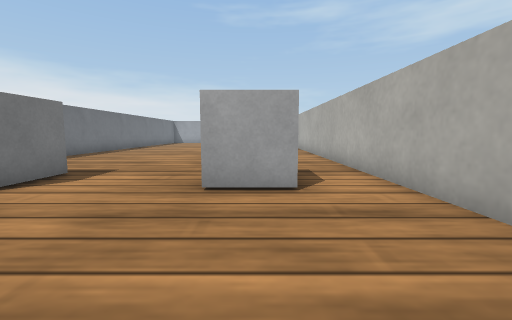
View 1 (above)

24 first-person views from a walk through a robot-simulator world made for Webots. The camera is 0.18 m above the floor, tilts 6° down and sees 90° across. The floor is counted in squares, 0.2 m on a side. Each view is taken from the middle of a square. On the plan, view 1 faces up. The plan holds only what a view shows up to about 10 squares ahead; the rest is blank. Robots are left out. Simple shapes and patterns stand in for the simulator's stock objects.

View 2
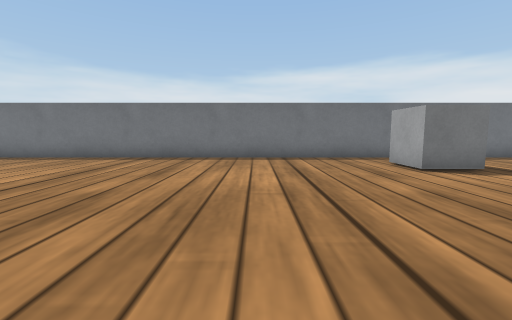

View 3
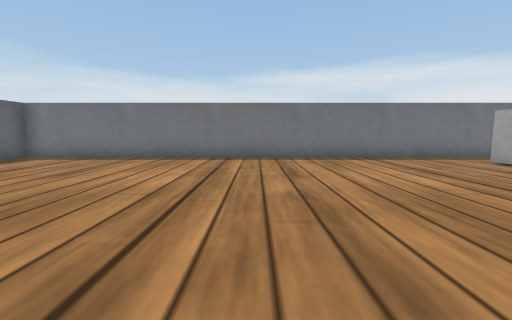

View 4
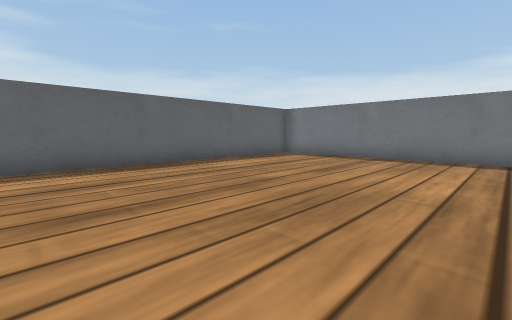

View 5
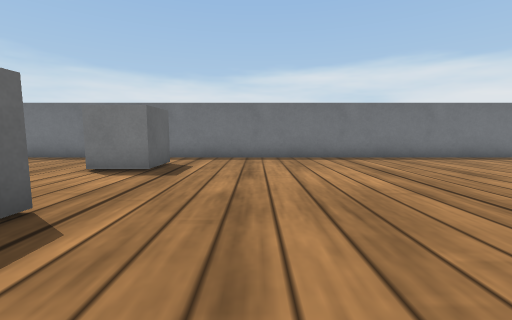

View 6
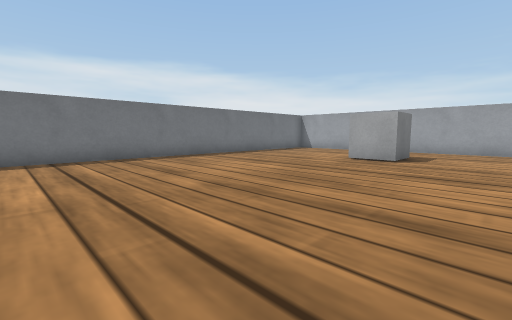

View 7
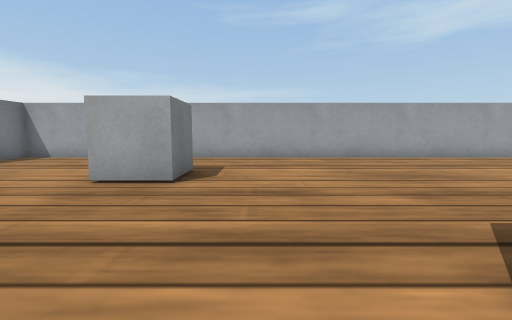

View 8
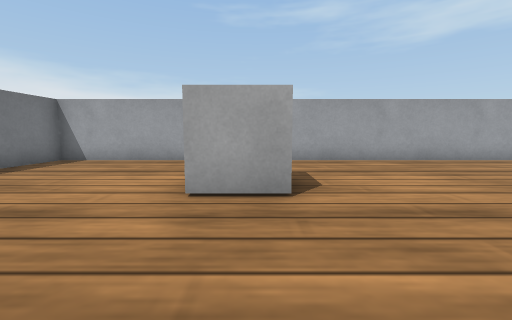

View 9
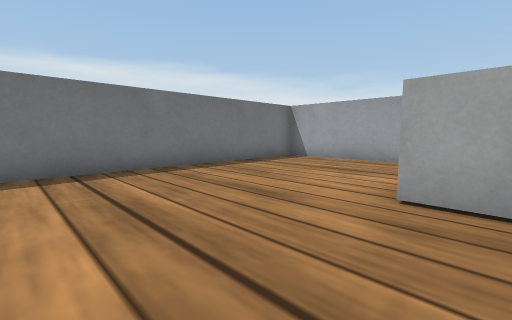

View 10
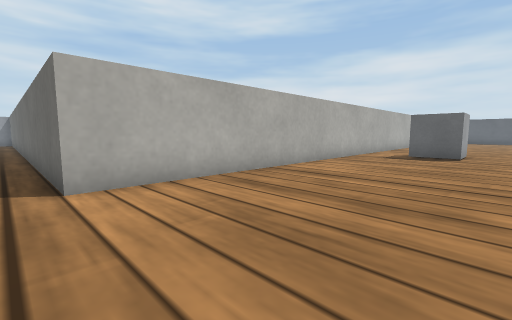

View 11
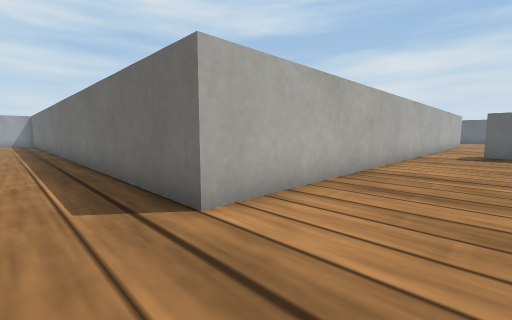

View 12
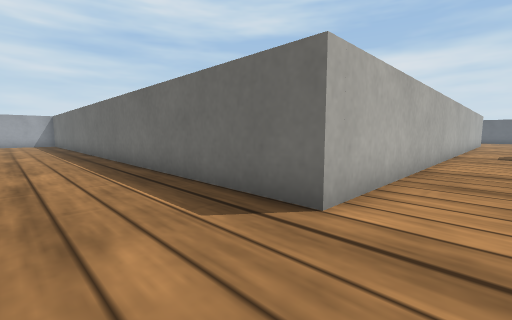

View 13
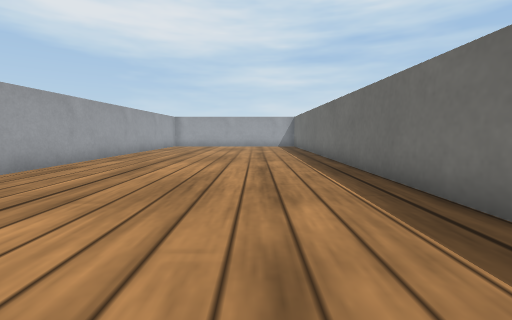

View 14
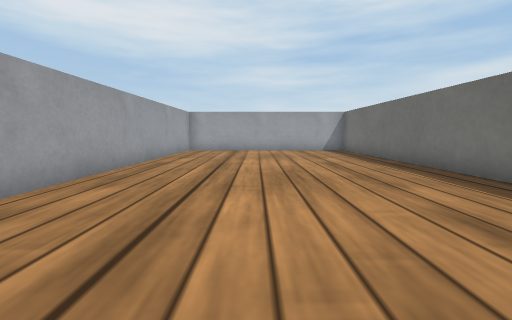

View 15
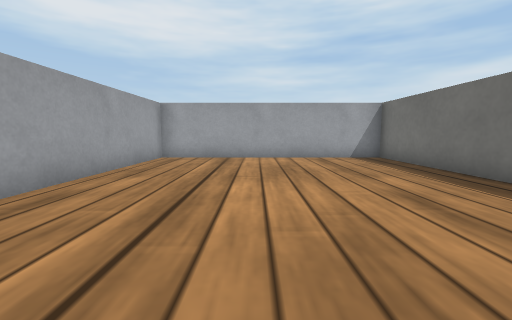

View 16
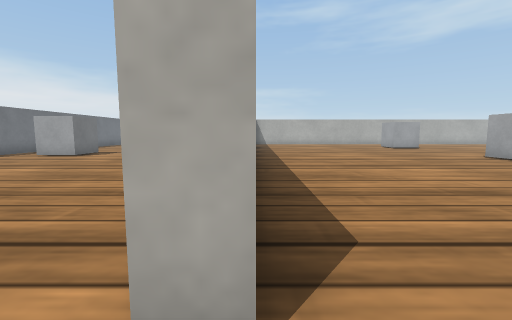

View 17
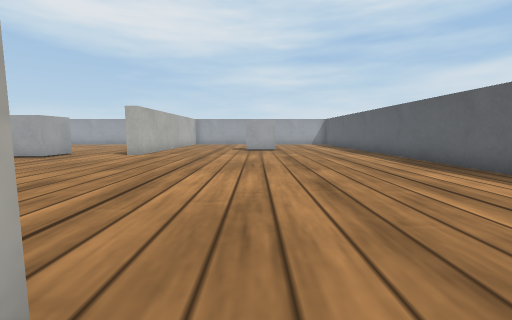

View 18
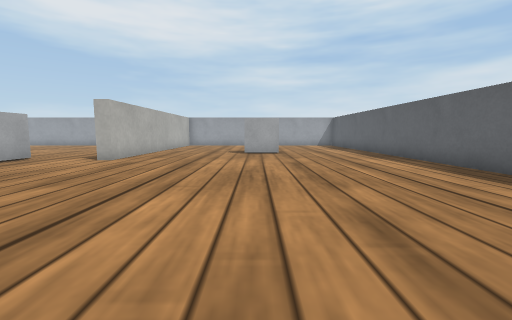

View 19
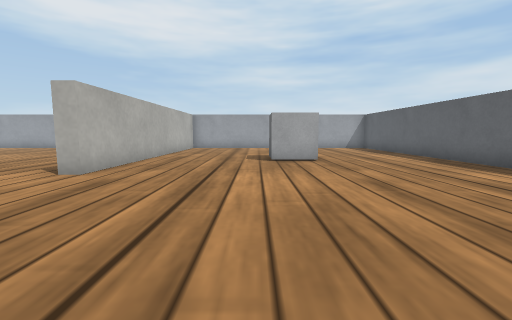

View 20
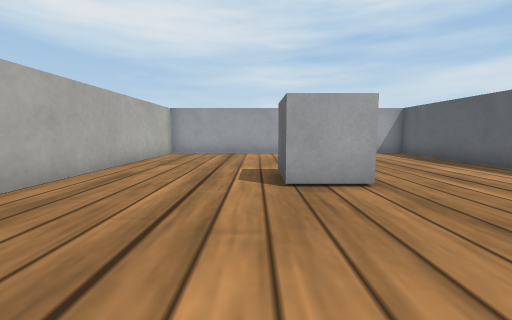

View 21
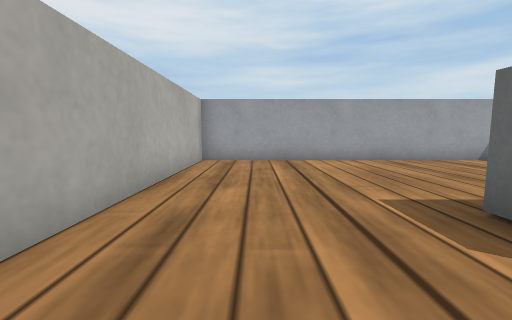

View 22
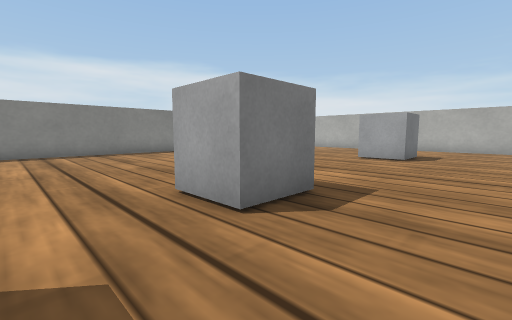

View 23
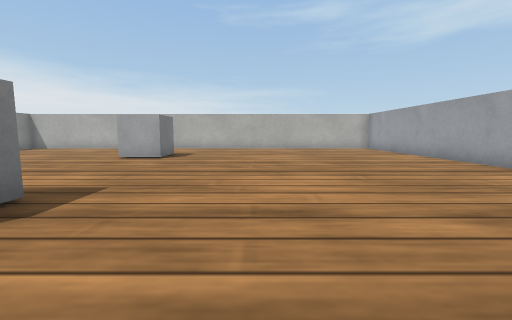

View 24
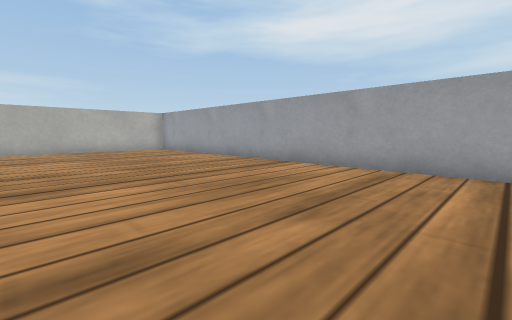

### Floor plan
Ten units are one square. View 1 is at (0, 0); x grows to the right and y downward. Boxes are objects, and circles mark ways between rooms. Rooms are numbered by the first view taken in them; rooms with no view inside come last. Other rooms are left out.
<svg viewBox="-80 -240 310 360">
<path fill="none" stroke="#000" d="M25 -24 25 -154 225 -154 225 -235 -14 -235M-34 -235 -75 -235 -75 115 -64 115M-49 115 21 115M225 -9 225 -101M30 -24 30 1M30 51 25 51M74 115 211 115M165 -149 159 -149M225 108 225 12 125 12 125 6"/>
<rect x="-55" y="-55" width="20" height="20" fill="#bbb"><title>grey box</title></rect>
<rect x="-25" y="-205" width="20" height="20" fill="#bbb"><title>grey box</title></rect>
<rect x="-15" y="-55" width="20" height="20" fill="#bbb"><title>grey box</title></rect>
<rect x="105" y="-105" width="20" height="20" fill="#bbb"><title>grey box</title></rect>
<rect x="115" y="-35" width="20" height="20" fill="#bbb"><title>grey box</title></rect>
<rect x="145" y="55" width="30" height="20" fill="#bbb"><title>grey box</title></rect>
<circle cx="30" cy="85" r="3" fill="#2a7"/>
<text x="20" y="-100">1</text>
<text x="130" y="-10">2</text>
</svg>
Room 1 opens to room 2.

Where each view was taken, in squares from view 1:
view 1: 0 up, 0 right, facing up
view 2: 0 up, 2 right, facing left
view 3: 3 down, 2 right, facing left
view 4: 4 down, 2 right, facing down-left
view 5: 8 up, 2 right, facing left
view 6: 10 up, 2 right, facing up-left
view 7: 14 up, 1 right, facing up
view 8: 15 up, 1 left, facing up
view 9: 15 up, 1 left, facing up-left
view 10: 16 up, 2 left, facing down-right
view 11: 17 up, 0 right, facing down-right
view 12: 18 up, 1 right, facing down-right
view 13: 18 up, 5 right, facing right
view 14: 20 up, 9 right, facing right
view 15: 20 up, 13 right, facing right
view 16: 6 down, 3 right, facing up
view 17: 6 down, 2 right, facing right
view 18: 6 down, 4 right, facing right
view 19: 5 down, 7 right, facing right
view 20: 5 down, 11 right, facing right
view 21: 3 down, 14 right, facing right
view 22: 0 up, 15 right, facing up-left
view 23: 0 up, 16 right, facing up
view 24: 1 up, 16 right, facing up-right
